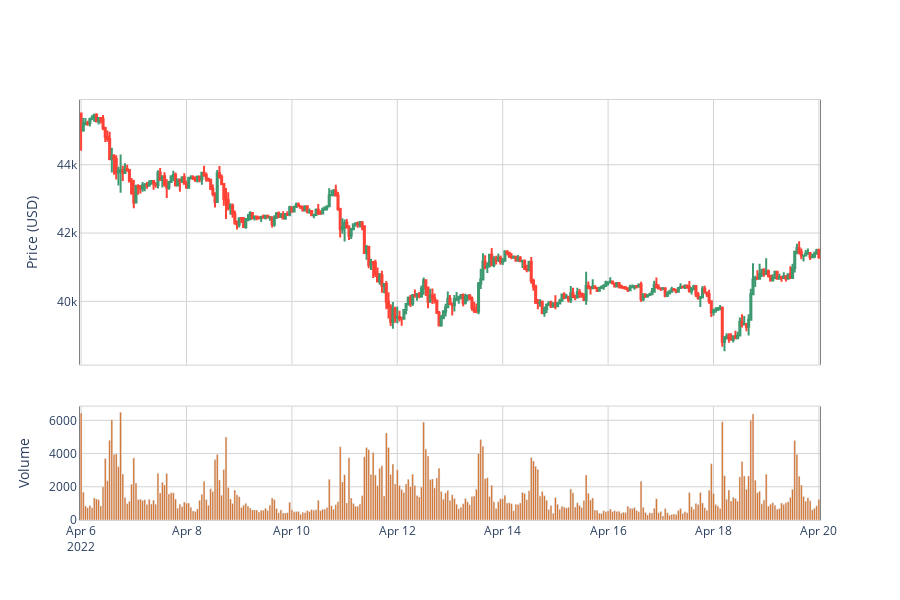

Notebook code cell kept with this figure:
### Code cell
plot_candlestick_with_volume(btc_60_min_subset, 'btc_60min')

### Figure 1 — Plotly figure (JSON) as saved in the notebook; plotly's stock layout.template omitted (floating-point values rounded to 4 significant figures; data arrays with more than 128 entries replaced by an {"elided": "..."} marker saying what was removed)
{"data": [{"close": {"elided": "337 float values"}, "high": {"elided": "337 float values"}, "low": {"elided": "337 float values"}, "open": {"elided": "337 float values"}, "showlegend": false, "type": "candlestick", "x": {"elided": "337 str values"}, "xaxis": "x", "yaxis": "y"}, {"marker": {"color": "chocolate"}, "showlegend": false, "type": "bar", "x": {"elided": "337 str values"}, "xaxis": "x2", "y": {"elided": "337 float values"}, "yaxis": "y2"}], "layout": {"height": 600, "paper_bgcolor": "white", "plot_bgcolor": "white", "width": 900, "xaxis": {"anchor": "y", "domain": [0, 1], "gridcolor": "lightgray", "linecolor": "lightgray", "linewidth": 1, "matches": "x2", "mirror": true, "rangeslider": {"visible": false}, "showgrid": true, "showticklabels": false}, "xaxis2": {"anchor": "y2", "domain": [0, 1], "gridcolor": "lightgray", "linecolor": "lightgray", "linewidth": 1, "mirror": true, "showgrid": true}, "yaxis": {"anchor": "x", "domain": [0.37, 1], "gridcolor": "lightgray", "linecolor": "gray", "linewidth": 1, "mirror": true, "showgrid": true, "showline": true, "title": {"text": "Price (USD)"}}, "yaxis2": {"anchor": "x2", "domain": [0, 0.27], "gridcolor": "lightgray", "linecolor": "gray", "linewidth": 1, "mirror": true, "showgrid": true, "showline": true, "title": {"text": "Volume"}}}}
